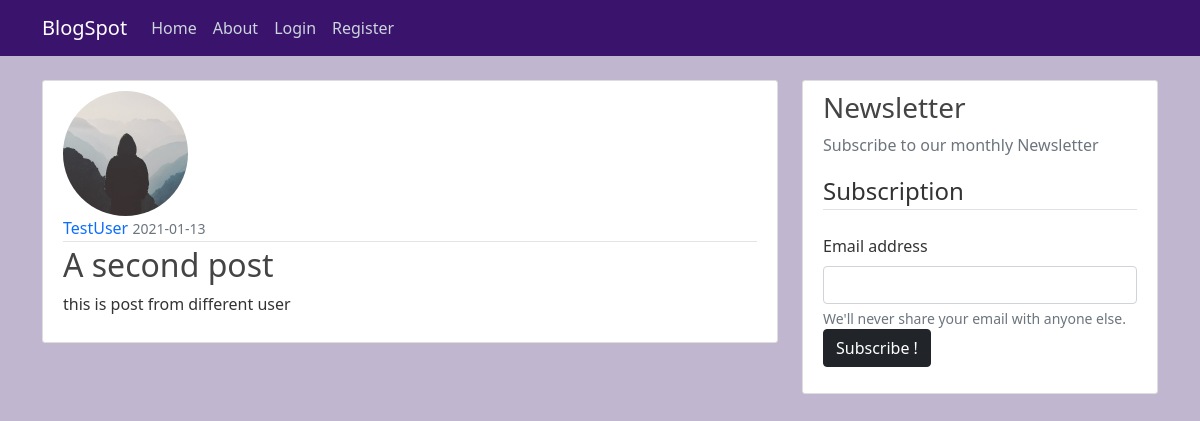
Screenshot of /post/2 with the database file from the repository.
### flaskblog/models.py (models this page shows, shortened)
class User(db.Model, UserMixin):
    id = db.Column(db.Integer, primary_key=True)
    username = db.Column(db.String(20), unique=True, nullable=False)
    email = db.Column(db.String(120), unique=True, nullable=False)
    image_file = db.Column(db.String(20), nullable=False, default='default.jpg')
    password = db.Column(db.String(60), nullable=False)
    posts = db.relationship('Post', backref='author', lazy=True)

class Post(db.Model):
    id = db.Column(db.Integer, primary_key=True)
    title = db.Column(db.String(100), nullable=False)
    date_posted = db.Column(db.DateTime, nullable=False, default=datetime.utcnow)
    content = db.Column(db.Text, nullable=False)
    user_id = db.Column(db.Integer, db.ForeignKey('user.id'), nullable=False)

### flaskblog/posts/routes.py (the view)
@posts.route("/post/<int:post_id>")
def post(post_id):
    post = Post.query.get_or_404(post_id)
    return render_template('post.html',title = post.title, post = post)

### flaskblog/templates/post.html (shortened to what this page needs)
{% extends "layout.html" %}
{% block content %}
    <article class="media content-section">
      <img src="{{ url_for('static', filename ='profile_pics/' + post.author.image_file) }}" class="rounded-circle article-img">
        <div class="media-body">
          <div class="article-metadata">
            <a class="mr-2" href="{{ url_for('users.user_posts', username= post.author.username) }}">{{ post.author.username }}</a>
            <small class="text-muted">{{ post.date_posted.strftime('%Y-%m-%d') }}</small>
          </div>
          <h2 class="article-title">{{ post.title }}</h2>
          <p class="article-content">{{ post.content }}</p>
        </div>
    </article>
{% endblock %}

### flaskblog/static/main.css (style rules this page uses)
body { background: #fafafa; color: #333333; margin-top: 5rem; }
a { text-decoration: none; }
h1, h2, h3, h4, h5, h6 { color: #444444; }
.content-section { background: #ffffff; padding: 10px 20px; border: 1px solid #dddddd; border-radius: 3px; margin-bottom: 20px; }
.article-title { color: #444444; }
.article-content { white-space: pre-line; }
.article-img { height: 125px; width: 125px; margin-right: 16px; }
.article-metadata { padding-bottom: 1px; margin-bottom: 4px; border-bottom: 1px solid #e3e3e3 }

### rows the page displays
User: image_file (placeholder picture), author.username "TestUser"
Post: date_posted "2021-01-13", title "A second post", content "this is post from different user"
